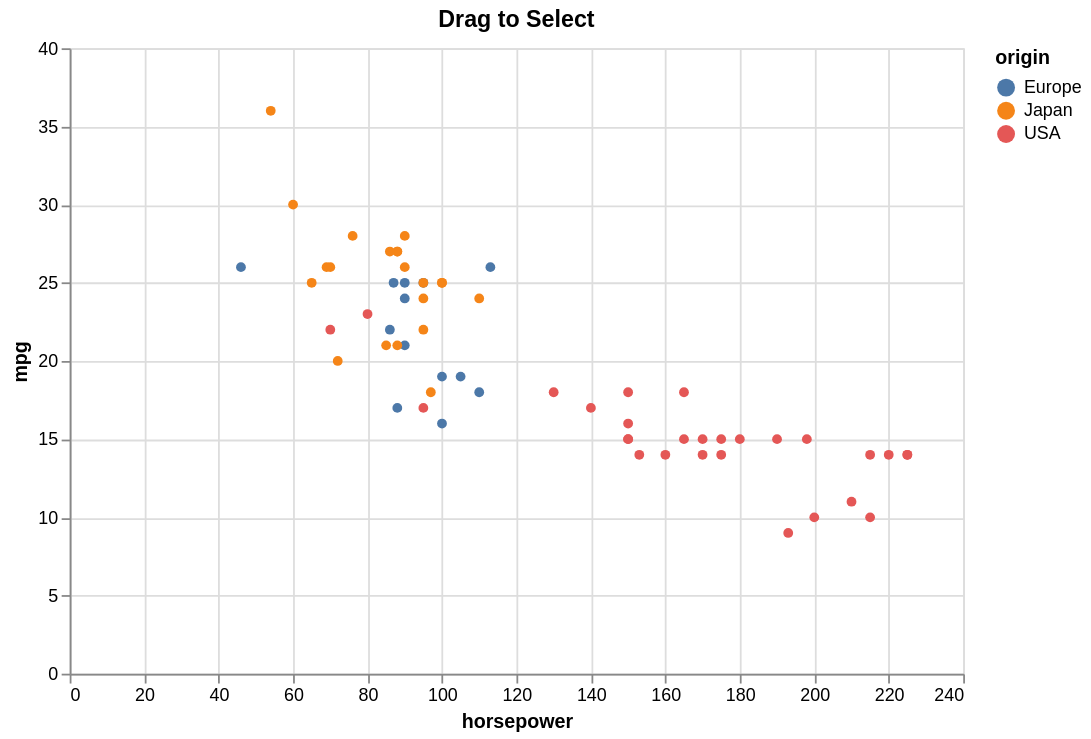

Describe this chart as a Vega-Lite specification.
### Vega-Lite specification from a JSON file in a GitHub repository (floating-point values rounded to 4 significant figures)
{"$schema": "https://vega.github.io/schema/vega-lite/v5.json", "data": {"values": [{"acceleration": 12.0, "cylinders": 8, "horsepower": 130, "mpg": 18, "origin": "USA", "weight": 3504}, {"acceleration": 11.5, "cylinders": 8, "horsepower": 165, "mpg": 15, "origin": "USA", "weight": 3693}, {"acceleration": 11.0, "cylinders": 8, "horsepower": 150, "mpg": 18, "origin": "USA", "weight": 3436}, {"acceleration": 12.0, "cylinders": 8, "horsepower": 150, "mpg": 16, "origin": "USA", "weight": 3433}, {"acceleration": 10.5, "cylinders": 8, "horsepower": 140, "mpg": 17, "origin": "USA", "weight": 3449}, {"acceleration": 10.0, "cylinders": 8, "horsepower": 198, "mpg": 15, "origin": "USA", "weight": 4341}, {"acceleration": 9.0, "cylinders": 8, "horsepower": 220, "mpg": 14, "origin": "USA", "weight": 4354}, {"acceleration": 8.5, "cylinders": 8, "horsepower": 215, "mpg": 14, "origin": "USA", "weight": 4312}, {"acceleration": 10.0, "cylinders": 8, "horsepower": 225, "mpg": 14, "origin": "USA", "weight": 4425}, {"acceleration": 8.5, "cylinders": 8, "horsepower": 190, "mpg": 15, "origin": "USA", "weight": 3850}, {"acceleration": 10.0, "cylinders": 8, "horsepower": 170, "mpg": 15, "origin": "USA", "weight": 3563}, {"acceleration": 8.0, "cylinders": 8, "horsepower": 160, "mpg": 14, "origin": "USA", "weight": 3609}, {"acceleration": 9.5, "cylinders": 8, "horsepower": 150, "mpg": 15, "origin": "USA", "weight": 3761}, {"acceleration": 10.0, "cylinders": 8, "horsepower": 225, "mpg": 14, "origin": "USA", "weight": 3086}, {"acceleration": 15.0, "cylinders": 4, "horsepower": 95, "mpg": 24, "origin": "Japan", "weight": 2372}, {"acceleration": 15.5, "cylinders": 4, "horsepower": 95, "mpg": 22, "origin": "Japan", "weight": 2833}, {"acceleration": 15.5, "cylinders": 4, "horsepower": 97, "mpg": 18, "origin": "Japan", "weight": 2774}, {"acceleration": 16.0, "cylinders": 4, "horsepower": 85, "mpg": 21, "origin": "Japan", "weight": 2587}, {"acceleration": 14.5, "cylinders": 4, "horsepower": 88, "mpg": 27, "origin": "Japan", "weight": 2130}, {"acceleration": 20.5, "cylinders": 4, "horsepower": 46, "mpg": 26, "origin": "Europe", "weight": 1835}, {"acceleration": 17.5, "cylinders": 4, "horsepower": 87, "mpg": 25, "origin": "Europe", "weight": 2672}, {"acceleration": 15.0, "cylinders": 4, "horsepower": 90, "mpg": 24, "origin": "Europe", "weight": 2430}, {"acceleration": 17.5, "cylinders": 4, "horsepower": 95, "mpg": 25, "origin": "Europe", "weight": 2375}, {"acceleration": 15.5, "cylinders": 4, "horsepower": 113, "mpg": 26, "origin": "Europe", "weight": 2234}, {"acceleration": 18.5, "cylinders": 4, "horsepower": 90, "mpg": 21, "origin": "Europe", "weight": 2648}, {"acceleration": 14.0, "cylinders": 8, "horsepower": 215, "mpg": 10, "origin": "USA", "weight": 4615}, {"acceleration": 13.0, "cylinders": 8, "horsepower": 200, "mpg": 10, "origin": "USA", "weight": 4376}, {"acceleration": 13.5, "cylinders": 8, "horsepower": 210, "mpg": 11, "origin": "USA", "weight": 4382}, {"acceleration": 18.0, "cylinders": 8, "horsepower": 193, "mpg": 9, "origin": "USA", "weight": 4732}, {"acceleration": 14.5, "cylinders": 4, "horsepower": 88, "mpg": 27, "origin": "Japan", "weight": 2130}, {"acceleration": 13.5, "cylinders": 4, "horsepower": 90, "mpg": 28, "origin": "Japan", "weight": 2264}, {"acceleration": 15.5, "cylinders": 4, "horsepower": 95, "mpg": 25, "origin": "Japan", "weight": 2228}, {"acceleration": 19.0, "cylinders": 4, "horsepower": 100, "mpg": 25, "origin": "Japan", "weight": 2046}, {"acceleration": 13.0, "cylinders": 4, "horsepower": 105, "mpg": 19, "origin": "Europe", "weight": 2634}, {"acceleration": 15.5, "cylinders": 4, "horsepower": 100, "mpg": 16, "origin": "Europe", "weight": 2702}, {"acceleration": 16.5, "cylinders": 4, "horsepower": 88, "mpg": 17, "origin": "Europe", "weight": 2875}, {"acceleration": 17.0, "cylinders": 4, "horsepower": 100, "mpg": 19, "origin": "Europe", "weight": 2901}, {"acceleration": 11.0, "cylinders": 6, "horsepower": 165, "mpg": 18, "origin": "USA", "weight": 3353}, {"acceleration": 11.5, "cylinders": 6, "horsepower": 175, "mpg": 14, "origin": "USA", "weight": 3169}, {"acceleration": 12.5, "cylinders": 6, "horsepower": 153, "mpg": 14, "origin": "USA", "weight": 2906}, {"acceleration": 13.5, "cylinders": 6, "horsepower": 150, "mpg": 15, "origin": "USA", "weight": 3380}, {"acceleration": 12.0, "cylinders": 8, "horsepower": 180, "mpg": 15, "origin": "USA", "weight": 3740}, {"acceleration": 11.0, "cylinders": 8, "horsepower": 170, "mpg": 14, "origin": "USA", "weight": 4080}, {"acceleration": 11.5, "cylinders": 8, "horsepower": 175, "mpg": 15, "origin": "USA", "weight": 3645}, {"acceleration": 14.0, "cylinders": 4, "horsepower": 110, "mpg": 24, "origin": "Japan", "weight": 2585}, {"acceleration": 19.0, "cylinders": 4, "horsepower": 72, "mpg": 20, "origin": "Japan", "weight": 2310}, {"acceleration": 15.0, "cylinders": 4, "horsepower": 100, "mpg": 25, "origin": "Japan", "weight": 2472}, {"acceleration": 16.0, "cylinders": 4, "horsepower": 88, "mpg": 21, "origin": "Japan", "weight": 2265}, {"acceleration": 19.5, "cylinders": 4, "horsepower": 86, "mpg": 27, "origin": "Japan", "weight": 2110}, {"acceleration": 14.5, "cylinders": 4, "horsepower": 90, "mpg": 26, "origin": "Japan", "weight": 2800}, {"acceleration": 19.5, "cylinders": 4, "horsepower": 70, "mpg": 26, "origin": "Japan", "weight": 2110}, {"acceleration": 17.0, "cylinders": 4, "horsepower": 76, "mpg": 28, "origin": "Japan", "weight": 2085}, {"acceleration": 17.0, "cylinders": 4, "horsepower": 65, "mpg": 25, "origin": "Japan", "weight": 2245}, {"acceleration": 15.0, "cylinders": 4, "horsepower": 69, "mpg": 26, "origin": "Japan", "weight": 1965}, {"acceleration": 17.0, "cylinders": 4, "horsepower": 60, "mpg": 30, "origin": "Japan", "weight": 1755}, {"acceleration": 14.0, "cylinders": 6, "horsepower": 70, "mpg": 22, "origin": "USA", "weight": 2815}, {"acceleration": 12.5, "cylinders": 6, "horsepower": 95, "mpg": 17, "origin": "USA", "weight": 3210}, {"acceleration": 13.5, "cylinders": 6, "horsepower": 80, "mpg": 23, "origin": "USA", "weight": 3380}, {"acceleration": 15.5, "cylinders": 4, "horsepower": 54, "mpg": 36, "origin": "Japan", "weight": 1760}, {"acceleration": 14.0, "cylinders": 4, "horsepower": 90, "mpg": 25, "origin": "Europe", "weight": 2130}, {"acceleration": 15.5, "cylinders": 4, "horsepower": 86, "mpg": 22, "origin": "Europe", "weight": 2205}, {"acceleration": 13.5, "cylinders": 4, "horsepower": 110, "mpg": 18, "origin": "Europe", "weight": 2245}]}, "encoding": {"color": {"field": "origin", "type": "nominal"}, "opacity": {"condition": {"param": "brush", "value": 1}, "value": 0.1}, "tooltip": [{"field": "horsepower", "type": "quantitative"}, {"field": "origin", "type": "nominal"}, {"field": "mpg", "type": "quantitative"}], "x": {"field": "horsepower", "type": "quantitative"}, "y": {"field": "mpg", "type": "quantitative"}}, "height": 350, "mark": {"filled": true, "type": "point"}, "params": [{"name": "brush", "select": "interval"}], "title": "Drag to Select", "width": 500}
